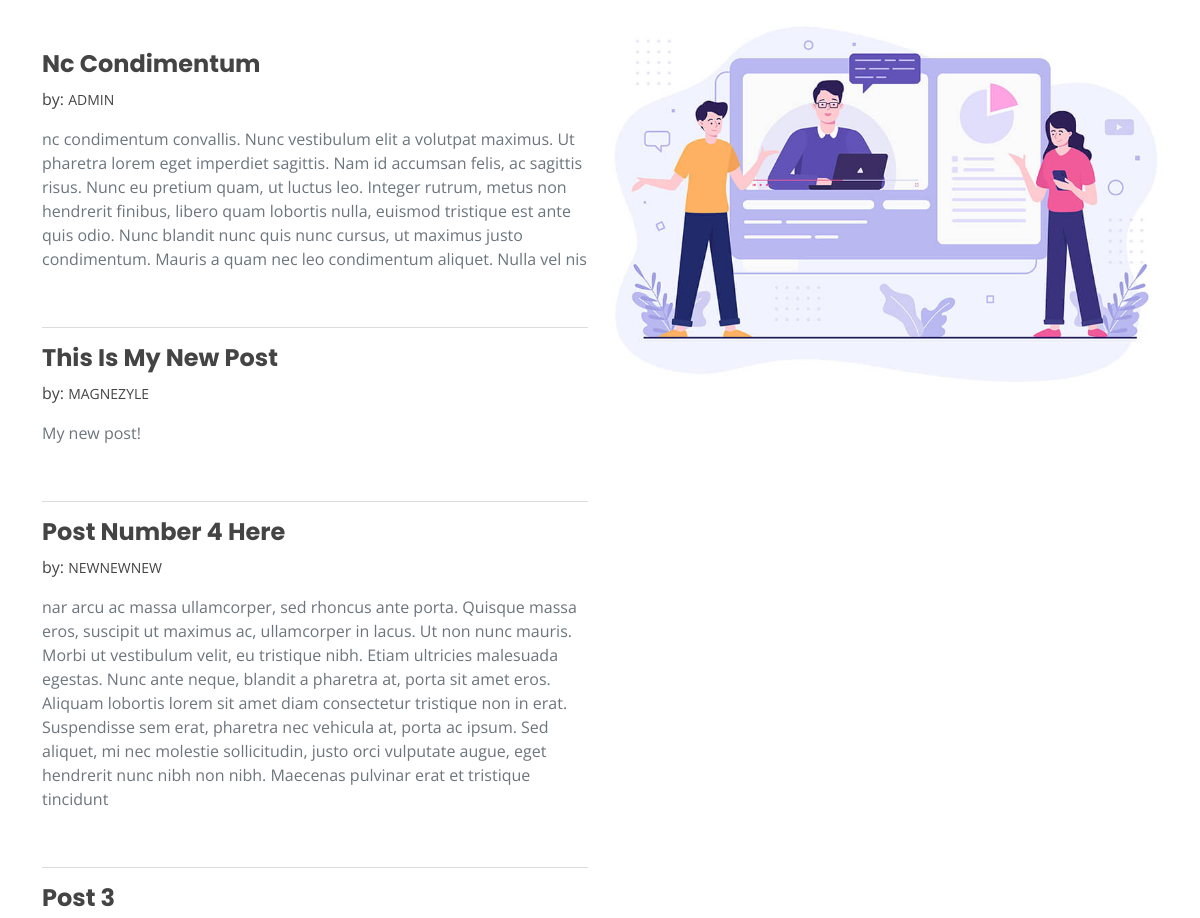
Before: / (middle part) with the older database file.
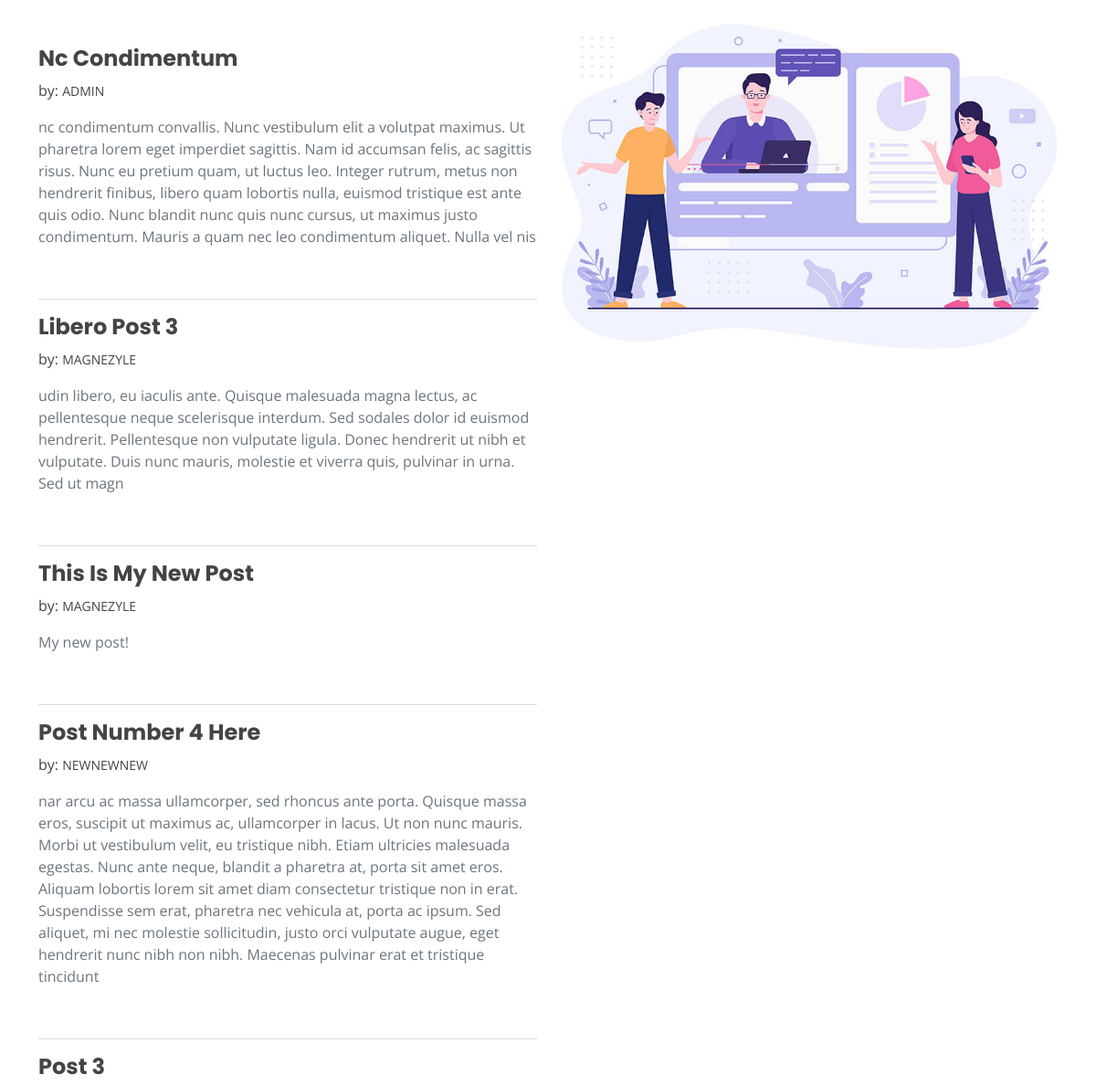
After: the same page with the newer database file.
### coreapp/models.py (models this page shows, shortened)
class Post(models.Model):
    title = models.CharField(max_length=100)
    description = models.TextField()
    published = models.BooleanField(default=False)
    timestamp = models.DateTimeField(auto_now_add=True)
    owner = models.ForeignKey(Account, on_delete=models.CASCADE)

### account/models.py (models this page shows, shortened)
class Account(AbstractBaseUser):
    email = models.EmailField(verbose_name="email", max_length=255, unique=True)
    username = models.CharField(max_length=255, unique=True)
    first_name = models.CharField(max_length=100, blank=True, null=True)
    last_name = models.CharField(max_length=100, blank=True, null=True)
    date_joined = models.DateTimeField(verbose_name="date joined", auto_now_add=True)
    date_joined = models.DateTimeField(verbose_name="last login", auto_now=True)
    is_admin = models.BooleanField(default=False)
    is_active = models.BooleanField(default=True)
    is_staff = models.BooleanField(default=False)
    is_superuser = models.BooleanField(default=False)
    profile_image = models.ImageField(upload_to=get_profile_image_filepath, blank=True, null=True, default=get_default_profile_image)
    hide_email = models.BooleanField(default=True)
    objects = MyAccountManager()
    USERNAME_FIELD = 'email'
    REQUIRED_FIELDS = ['username']
    def __str__(self):
        return self.username
    def get_profile_image_filepath(self):
        return str(self.profile_image)[str(self.profile_image).index(f'profile_images/{self.pk}/'):]

### coreapp/views.py (the view)
# urls.py: path('', home, name='home'),
def home(request):
    posts = Post.objects.filter(published=True).order_by('-id')
    return render(request, 'coreapp/home.html', {'posts': posts})

### templates/coreapp/home.html (shortened to what this page needs)
{% extends 'snippets/base.html' %}
{% load static %}
{% block content %}
<main id="main">
    <section id="home" class="home">
      <div class="container">
        <div class="section-title">
        </div>
        <div class="row">
          <div class="col-lg-6 order-1 order-lg-2" data-aos="zoom-in" data-aos-delay="150">
            <img src="{% static 'img/about.jpg' %}" class="img-fluid" alt="">
          </div>
          <div class="col-lg-6 pt-4 pt-lg-0 order-2 order-lg-1 content" data-aos="fade-right">
            <br />
            {% for post in posts %}
            <h4 class="fw-bold">{{ post.title | title }}</h4>
            <p>by: <span class="text-end"><small >{{ post.owner | upper }}</small></span></p>
            <p class="text-secondary">{{ post.description }}</p>
            <br />
            <hr class="text-muted" />
            {% endfor %}
          </div>
        </div>
      </div>
    </section>
  </main>
{% endblock %}

Changed rows visible on the page:
now on this page (row edited): Post: title "Libero Post 3", owner "MAGNEZYLE", description "udin libero, eu iaculis ante. Quisque malesuada magna lectus, ac pellentesque neque scelerisque interdum. Sed sodales dolor id euismod hendrerit. Pellentesque non vulputate ligula. Donec hendrerit ut nibh et vulputate. Duis nunc mauris, molestie et viverra quis, pulvinar in urna. Sed ut magn"
